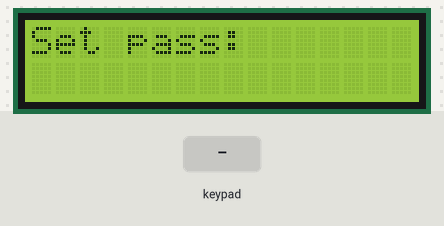
Simulated run of this sketch. Board: Arduino Uno, built with avr-gcc and run on an emulated ATmega328P. Shown: 16×2 character LCD. The test bench sets the inputs (shaded band).

Above: at 0.8 s.
0.9 s: keypad keys 1 1 1 0 9 8 # pressed 0.4 s apart
At 2.4 s:
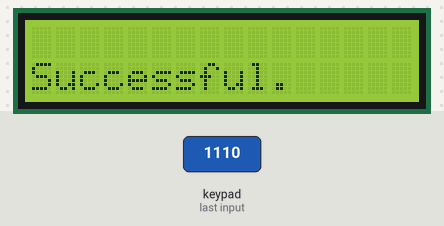
5.6 s: key 'D' pressed
At 6.3 s:
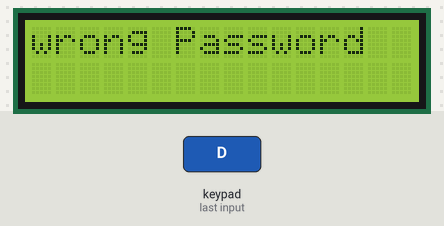
8.6 s: keypad keys 1 1 1 0 9 8 pressed 0.4 s apart
At 10.72 s:
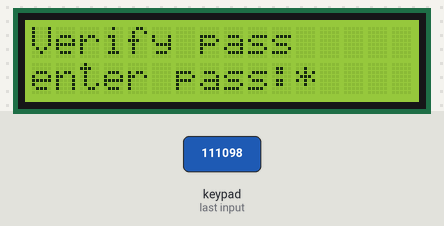
12.6 s: key '#' pressed
15.6 s: key '0' pressed
At 23.1 s:
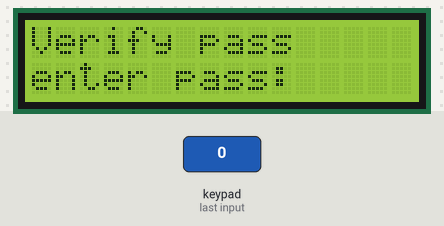
Timing chart, 0 to 24.2 s (numbered marks = the images above; inputs shaded):
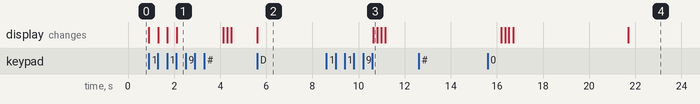

The sketch:

password_verifier.ino
```cpp
#include <Keypad.h>
#include <LiquidCrystal.h>

// with the arduino pin number it is connected to
const int rs = 2, en = 3, d4 = 4, d5 = 5, d6 = 6, d7 = 7;
LiquidCrystal lcd(rs, en, d4, d5, d6, d7);

const byte ROWS = 4; //four rows
const byte COLS = 4; //four columns
//define the cymbols on the buttons of the keypads
char hexaKeys[ROWS][COLS] = {
  {'D','#','0','*'},
  {'C','9','8','7'},
  {'B','6','5','4'},
  {'A','3','2','1'}
};
byte rowPins[ROWS] = {A0,A1,A2,A3}; //connect to the row pinouts of the keypad
byte colPins[COLS] = {11,10,9,8}; //connect to the column pinouts of the keypad

//initialize an instance of class NewKeypad
Keypad keypad = Keypad( makeKeymap(hexaKeys), rowPins, colPins, ROWS, COLS);

String password;

void setup(){
  digitalWrite(13,LOW);
  // set up the LCD's number of columns and rows:
  lcd.begin(16, 2);
  //define password
  lcd.print("Set pass: ");
  password = getInputkeypad(4);
  lcd.setCursor(0,1);
  lcd.print("Successful.");
  delay(2000);
}

void loop(){
  lcd.clear();
  lcd.print("Verify pass");
  lcd.setCursor(0,1);
  if(verifyPass(password)){
    lcd.print("Successful.");
    digitalWrite(13,HIGH);
    delay(5000);
    digitalWrite(13,LOW);
  }else{
    lcd.print("wrong Password");
    delay(5000);
  }
}

bool verifyPass(String pass){
  lcd.print("enter pass:");
  String enteredPass = getInputkeypad(pass.length());
  if(enteredPass == pass){
    return true;
  }
  else{
    return false;
  }
}

String getInputkeypad(int lenOfinput){
  String pas;
  bool active = true;
  while(active){
    char key = keypad.getKey();
    if (key) {
      lcd.print("*");
      pas += key;
    }
    if(pas.length() >= lenOfinput){
      active = false;
    }
  }
  lcd.clear();
  return pas;
}
```

Measured:
- after the input at 0.9 s, the display: first changes at once (image 1 shows a later state)
- after the input at 5.6 s, the display: changes at once (image 2)
- after the input at 8.6 s, the display: changes after 2.0 s (image 3)
- after the input at 12.6 s, every drawn part: stays the same
- after the input at 15.6 s, the display: first differs from a run without the input after 1.1 s (image 4 shows a later state)
